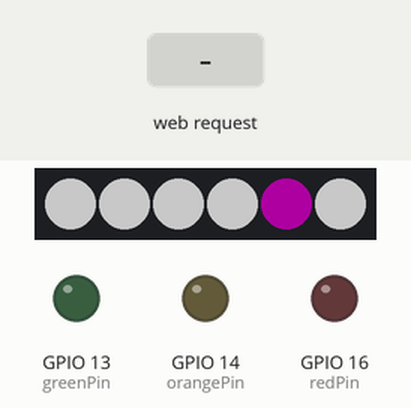
Bench run of a sketch on a simulated ESP8266 (NodeMCU). On the bench: 6 RGB LEDs in strip order, left to right, output pins drawn as LEDs (lit = HIGH). Inputs (shaded band) come from the test bench. Dim RGB values are drawn brighter than linear; WiFi joins after 1.5 s; servers stay silent unless stated; what the sketch prints to the serial monitor is not drawn.

Above: at 2.7 s.
2.8 s: HTTP request GET / received
At 5.6 s:
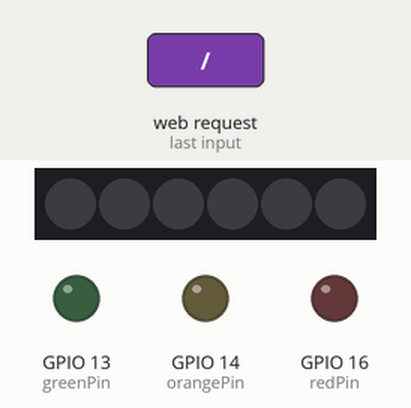
At 12.9 s:
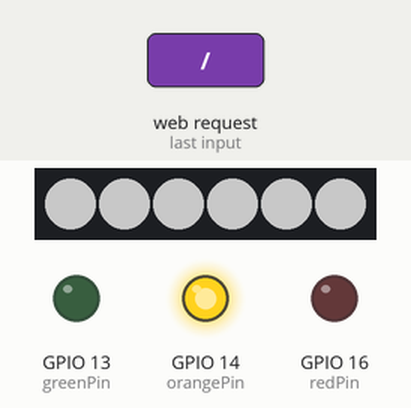
Timing chart, 0 to 24.0 s (numbered marks = the images above; inputs shaded):
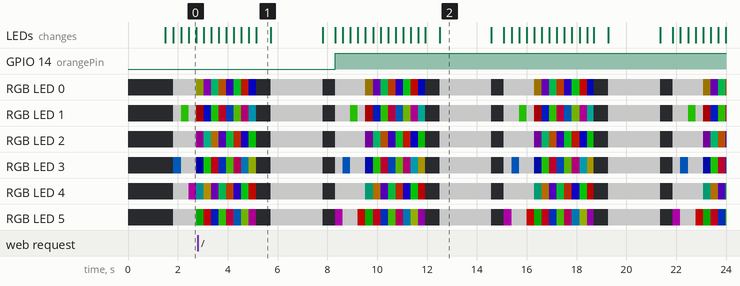

Measured:
- after the input at 2.8 s, GPIO 14 (orangePin): LOW → HIGH after 5.5 s
- what the display in image 1 shows lasts 0.6 s, from 5.1 s to 5.7 s

The sketch:

ESP_RGB.ino
```cpp
#include <LiquidCrystal_I2C.h>
#include <Wire.h>
#include <ESP8266WiFi.h>
#include <WiFiClient.h>
#include <ESP8266WebServer.h>
#include <Adafruit_NeoPixel.h>

#include <WiFiManager.h>

#define PIN 4

#define NUM_LEDS 6

#define BRIGHTNESS 100

Adafruit_NeoPixel strip = Adafruit_NeoPixel(NUM_LEDS, PIN, NEO_GRBW + NEO_KHZ800);
LiquidCrystal_I2C lcd(0x27, 16, 2);

int redPin = 16;
int greenPin = 13;
int orangePin = 14;

int gamma1[] = {
	0,  0,  0,  0,  0,  0,  0,  0,  0,  0,  0,  0,  0,  0,  0,  0,
	0,  0,  0,  0,  0,  0,  0,  0,  0,  0,  0,  0,  1,  1,  1,  1,
	1,  1,  1,  1,  1,  1,  1,  1,  1,  2,  2,  2,  2,  2,  2,  2,
	2,  3,  3,  3,  3,  3,  3,  3,  4,  4,  4,  4,  4,  5,  5,  5,
	5,  6,  6,  6,  6,  7,  7,  7,  7,  8,  8,  8,  9,  9,  9, 10,
	10, 10, 11, 11, 11, 12, 12, 13, 13, 13, 14, 14, 15, 15, 16, 16,
	17, 17, 18, 18, 19, 19, 20, 20, 21, 21, 22, 22, 23, 24, 24, 25,
	25, 26, 27, 27, 28, 29, 29, 30, 31, 32, 32, 33, 34, 35, 35, 36,
	37, 38, 39, 39, 40, 41, 42, 43, 44, 45, 46, 47, 48, 49, 50, 50,
	51, 52, 54, 55, 56, 57, 58, 59, 60, 61, 62, 63, 64, 66, 67, 68,
	69, 70, 72, 73, 74, 75, 77, 78, 79, 81, 82, 83, 85, 86, 87, 89,
	90, 92, 93, 95, 96, 98, 99,101,102,104,105,107,109,110,112,114,
	115,117,119,120,122,124,126,127,129,131,133,135,137,138,140,142,
	144,146,148,150,152,154,156,158,160,162,164,167,169,171,173,175,
	177,180,182,184,186,189,191,193,196,198,200,203,205,208,210,213,
	215,218,220,223,225,228,231,233,236,239,241,244,247,249,252,255 };

ESP8266WebServer server(80);
const int led = 14;

void handleRoot() {
	digitalWrite(led, 1);
	char temp[400];
	int sec = millis() / 1000;
	int min = sec / 60;
	int hr = min / 60;

	snprintf(temp, 400,

		"<html>\
  <head>\
    <meta http-equiv='refresh' content='5'/>\
    <title>ESP8266 Demo</title>\
    <style>\
      body { background-color: #cccccc; font-family: Arial, Helvetica, Sans-Serif; Color: #000088; }\
    </style>\
  </head>\
  <body>\
    <h1>Hello from ESP8266!</h1>\
    <p>Uptime: %02d:%02d:%02d</p>\
    <img src=\"/test.svg\" />\
  </body>\
</html>",

hr, min % 60, sec % 60
);
	server.send(200, "text/html", temp);

}

void handleNotFound() {

	String message = "File Not Found\n\n";
	message += "URI: ";
	message += server.uri();
	message += "\nMethod: ";
	message += (server.method() == HTTP_GET) ? "GET" : "POST";
	message += "\nArguments: ";
	message += server.args();
	message += "\n";

	for (uint8_t i = 0; i < server.args(); i++) {
		message += " " + server.argName(i) + ": " + server.arg(i) + "\n";
	}

	server.send(404, "text/plain", message);

}
void setFadeColor(int cPin1, int cPin2, int cPin3) {
	for (int i = 0; i <= 255; i++) {
		analogWrite(cPin1, i);
		analogWrite(cPin2, 255 - i);
		analogWrite(cPin3, 255);
		delay(5);
	}
}
// Fill the dots one after the other with a color
void colorWipe(uint32_t c, uint8_t wait) {
	for (uint16_t i = 0; i<strip.numPixels(); i++) {
		strip.setPixelColor(i, c);
		strip.show();
		delay(wait);
	}
}

void pulseWhite(uint8_t wait) {
	for (int j = 0; j < 256; j++) {
		for (uint16_t i = 0; i<strip.numPixels(); i++) {
			strip.setPixelColor(i, strip.Color(0, 0, 0, gamma1[j]));
		}
		delay(wait);
		strip.show();
	}

	for (int j = 255; j >= 0; j--) {
		for (uint16_t i = 0; i<strip.numPixels(); i++) {
			strip.setPixelColor(i, strip.Color(0, 0, 0, gamma1[j]));
		}
		delay(wait);
		strip.show();
	}
}


void rainbowFade2White(uint8_t wait, int rainbowLoops, int whiteLoops) {
	float fadeMax = 100.0;
	int fadeVal = 0;
	uint32_t wheelVal;
	int redVal, greenVal, blueVal;

	for (int k = 0; k < rainbowLoops; k++) {

		for (int j = 0; j<256; j++) { // 5 cycles of all colors on wheel

			for (int i = 0; i< strip.numPixels(); i++) {

				wheelVal = Wheel(((i * 256 / strip.numPixels()) + j) & 255);

				redVal = red(wheelVal) * float(fadeVal / fadeMax);
				greenVal = green(wheelVal) * float(fadeVal / fadeMax);
				blueVal = blue(wheelVal) * float(fadeVal / fadeMax);

				strip.setPixelColor(i, strip.Color(redVal, greenVal, blueVal));

			}

			//First loop, fade in!
			if (k == 0 && fadeVal < fadeMax - 1) {
				fadeVal++;
			}

			//Last loop, fade out!
			else if (k == rainbowLoops - 1 && j > 255 - fadeMax) {
				fadeVal--;
			}

			strip.show();
			delay(wait);
		}

	}


	delay(500);


	for (int k = 0; k < whiteLoops; k++) {

		for (int j = 0; j < 256; j++) {

			for (uint16_t i = 0; i < strip.numPixels(); i++) {
				strip.setPixelColor(i, strip.Color(0, 0, 0, gamma1[j]));
			}
			strip.show();
		}

		delay(2000);
		for (int j = 255; j >= 0; j--) {

			for (uint16_t i = 0; i < strip.numPixels(); i++) {
				strip.setPixelColor(i, strip.Color(0, 0, 0, gamma1[j]));
			}
			strip.show();
		}
	}

	delay(500);


}

void whiteOverRainbow(uint8_t wait, uint8_t whiteSpeed, uint8_t whiteLength) {

	if (whiteLength >= strip.numPixels()) whiteLength = strip.numPixels() - 1;

	int head = whiteLength - 1;
	int tail = 0;

	int loops = 3;
	int loopNum = 0;

	static unsigned long lastTime = 0;


	while (true) {
		for (int j = 0; j<256; j++) {
			for (uint16_t i = 0; i<strip.numPixels(); i++) {
				if ((i >= tail && i <= head) || (tail > head && i >= tail) || (tail > head && i <= head)) {
					strip.setPixelColor(i, strip.Color(0, 0, 0, 255));
				}
				else {
					strip.setPixelColor(i, Wheel(((i * 256 / strip.numPixels()) + j) & 255));
				}

			}

			if (millis() - lastTime > whiteSpeed) {
				head++;
				tail++;
				if (head == strip.numPixels()) {
					loopNum++;
				}
				lastTime = millis();
			}

			if (loopNum == loops) return;

			head %= strip.numPixels();
			tail %= strip.numPixels();
			strip.show();
			delay(wait);
		}
	}

}
void fullWhite() {

	for (uint16_t i = 0; i<strip.numPixels(); i++) {
		strip.setPixelColor(i, strip.Color(0, 0, 0, 255));
	}
	strip.show();
}


// Slightly different, this makes the rainbow equally distributed throughout
void rainbowCycle(uint8_t wait) {
	uint16_t i, j;

	for (j = 0; j<256 * 5; j++) { // 5 cycles of all colors on wheel
		for (i = 0; i< strip.numPixels(); i++) {
			strip.setPixelColor(i, Wheel(((i * 256 / strip.numPixels()) + j) & 255));
		}
		strip.show();
		delay(wait);
	}
}

void rainbow(uint8_t wait) {
	uint16_t i, j;

	for (j = 0; j<256; j++) {
		for (i = 0; i<strip.numPixels(); i++) {
			strip.setPixelColor(i, Wheel((i + j) & 255));
		}
		strip.show();
		delay(wait);
	}
}

// Input a value 0 to 255 to get a color value.
// The colours are a transition r - g - b - back to r.
uint32_t Wheel(byte WheelPos) {
	WheelPos = 255 - WheelPos;
	if (WheelPos < 85) {
		return strip.Color(255 - WheelPos * 3, 0, WheelPos * 3, 0);
	}
	if (WheelPos < 170) {
		WheelPos -= 85;
		return strip.Color(0, WheelPos * 3, 255 - WheelPos * 3, 0);
	}
	WheelPos -= 170;
	return strip.Color(WheelPos * 3, 255 - WheelPos * 3, 0, 0);
}

uint8_t red(uint32_t c) {
	return (c >> 8);
}
uint8_t green(uint32_t c) {
	return (c >> 16);
}
uint8_t blue(uint32_t c) {
	return (c);
}

void setup(void) {
	pinMode(greenPin, OUTPUT);
	pinMode(orangePin, OUTPUT);
	pinMode(redPin, OUTPUT);

	Serial.begin(115200);
	WiFiManager wifiManager;

	wifiManager.resetSettings();
	wifiManager.autoConnect("TEST CONNECT");
	Serial.println("connected...yeey :)");
	server.on("/", handleRoot);
	server.on("/inline", []() {
		server.send(200, "text/plain", "this works as well");
	});
	server.onNotFound(handleNotFound);
	server.begin();
	Serial.println(WiFi.localIP());
	Serial.println("HTTP server started");

	strip.setBrightness(BRIGHTNESS);

	strip.begin();

	strip.show(); // Initialize all pixels to 'off'
	colorWipe(strip.Color(0, 0, 0), 5);
}

void loop(void) {
	server.handleClient();
	/*setFadeColor(redPin, greenPin, orangePin);
	setFadeColor(greenPin, orangePin, redPin);
	setFadeColor(orangePin, redPin, greenPin);
	*/

	/*colorWipe(strip.Color(255, 0, 0), 10); // Red
	colorWipe(strip.Color(0, 255, 0), 10); // Green
	colorWipe(strip.Color(0, 0, 255), 10); // Blue
	colorWipe(strip.Color(0, 0, 0, 255), 10); // White
	*/
	whiteOverRainbow(20, 75, 5);

	//pulseWhite(10);

	 //fullWhite();
	// delay(2000);

	rainbowFade2White(3, 3, 1);


	/*for (int i = 0; i < 255; i++)
	{
		analogWrite(redPin, 255 -i);
		analogWrite(greenPin, i);
		delay(5);
	}
	for (int i = 0; i < 255; i++)
	{
		analogWrite(greenPin, 255 - i);
		analogWrite(orangePin, i);
		delay(5);
	}
	for (int i = 0; i < 255; i++)
	{
		analogWrite(orangePin, 255 - i);
		analogWrite(redPin, i);
		delay(5);
	}*/
}
```
